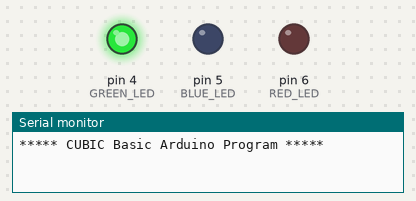
A sketch run on a simulated Arduino Uno, built with avr-gcc and run on an emulated ATmega328P. On the bench: output pins drawn as LEDs (lit = HIGH), the last lines printed to the serial monitor.

Above: at 0.1 s.
At 12.2 s:
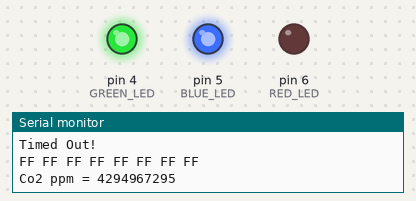
At 24.3 s:
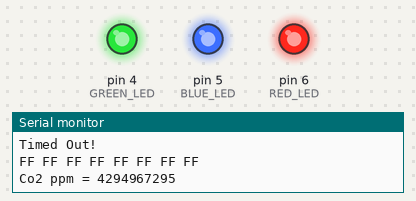
At 36.4 s:
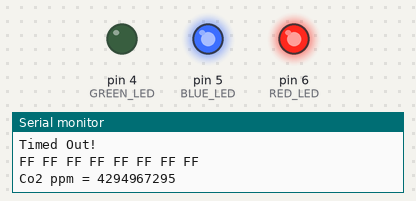
At 60.6 s:
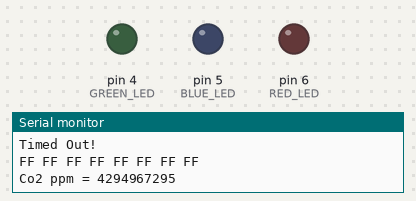
At 121.1 s:
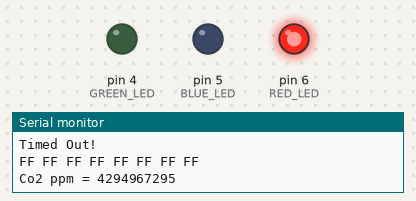
Timing chart, 0 to 122.6 s (numbered marks = the images above):
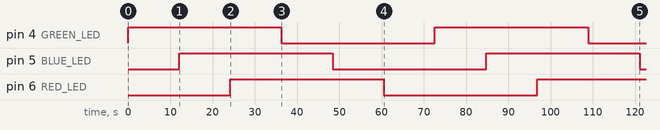

Measured:
- by itself, pin 4 (GREEN_LED), pin 5 (BLUE_LED): alternates HIGH for 36.3 s and LOW for 36.3 s
- by itself, pin 6 (RED_LED): LOW → HIGH at 24.2 s, → LOW 36.3 s later, → HIGH 36.3 s later

The sketch:

cubic_basic.ino
```cpp
/*
  Basic Arduino example for K-Series sensor
  Created by Jason Berger
  Co2meter.com

  Modified by RM
  - 04/17/24 Changing TX line to match CM-200 Sensor Development Board and adding in LEDs from CM-200
*/


#include "SoftwareSerial.h"

SoftwareSerial cubic_Serial(12,11);  //Sets up a virtual serial port
                                    //Using pin 12 for Rx and pin 13 for Tx


// if using a CO2Meter CM-200 Sensor Development Board, set this to 1 if you want the LEDs to flash
// if you're wiring directly to the sensor, set this to 0
#define CM200 1

#if CM200
#define GREEN_LED 4
#define BLUE_LED 5
#define RED_LED 6

uint8_t ind = GREEN_LED;
#endif

const byte readCO2[] = {0x11, 0X01, 0X01, 0XED};  //Command packet to read Co2 (see app note)
byte response[] = {0,0,0,0,0,0,0,0};  //create an array to store the response

//multiplier for value. default is 1. set to 3 for K-30 3% and 10 for K-33 ICB
const int valMultiplier = 1;

const int delay_ms = 2000;  // to change the polling interval, update this variable (check sensor data sheet, most cannot be done faster than 2 seconds)

void setup()
{
  // put your setup code here, to run once:
  Serial.begin(9600);         //Opens the main serial port to communicate with the computer
  cubic_Serial.begin(9600);    //Opens the virtual serial port with a baud of 9600

  Serial.println("***** CUBIC Basic Arduino Program *****");

#if CM200
  pinMode(GREEN_LED, OUTPUT);
  pinMode(BLUE_LED, OUTPUT);
  pinMode(RED_LED, OUTPUT);

  digitalWrite(GREEN_LED, LOW);
  digitalWrite(BLUE_LED, LOW);
  digitalWrite(RED_LED, LOW);
#endif
}

void loop() {
#if CM200
  // if using a CM-200 we can cycle through the LEDs to high and low so we can see that we're in the loop
  if (digitalRead(ind) == HIGH)
    digitalWrite(ind, LOW);
  else
    digitalWrite(ind, HIGH);

  ind++;
  if (ind > RED_LED)
    ind = GREEN_LED;
#endif

  sendRequest(readCO2);
  unsigned long valCO2 = getValue(response);
  Serial.print("Co2 ppm = ");
  Serial.println(valCO2);
  delay(delay_ms);
}

void sendRequest(byte packet[]) {
  cubic_Serial.flush();

  for (int i = 0; i < 8; i++) // zero out the response
    response[i] = 0;
  while(cubic_Serial.available()) //flush whatever we have in the input buffer
    cubic_Serial.read();

  cubic_Serial.write(readCO2,4);
  delay(100);
  Serial.print(cubic_Serial.available());
  Serial.println(" bytes received");

  int timeout = 10;  //set a timeoute counter
  while(cubic_Serial.available() < 8 ) { //Wait to get a 7 byte response
    //timeout++;
    if(timeout-- <= 0) {  //if it takes to long there was probably an error
        Serial.println("Timed Out!");
        break;                        //exit and try again
     }
     delay(1000);
  }

  for (int i=0; i < 8; i++) {
    response[i] = cubic_Serial.read();
    Serial.print(response[i], HEX);
    Serial.print(" ");
  }
  Serial.println("");
}

unsigned long getValue(byte packet[]) {
  int high = packet[3];                        //high byte for value is 4th byte in packet in the packet
  int low = packet[4];                         //low byte for value is 5th byte in the packet

  unsigned long val = high*256 + low;                //Combine high byte and low byte with this formula to get value
  return val* valMultiplier;
}
```
